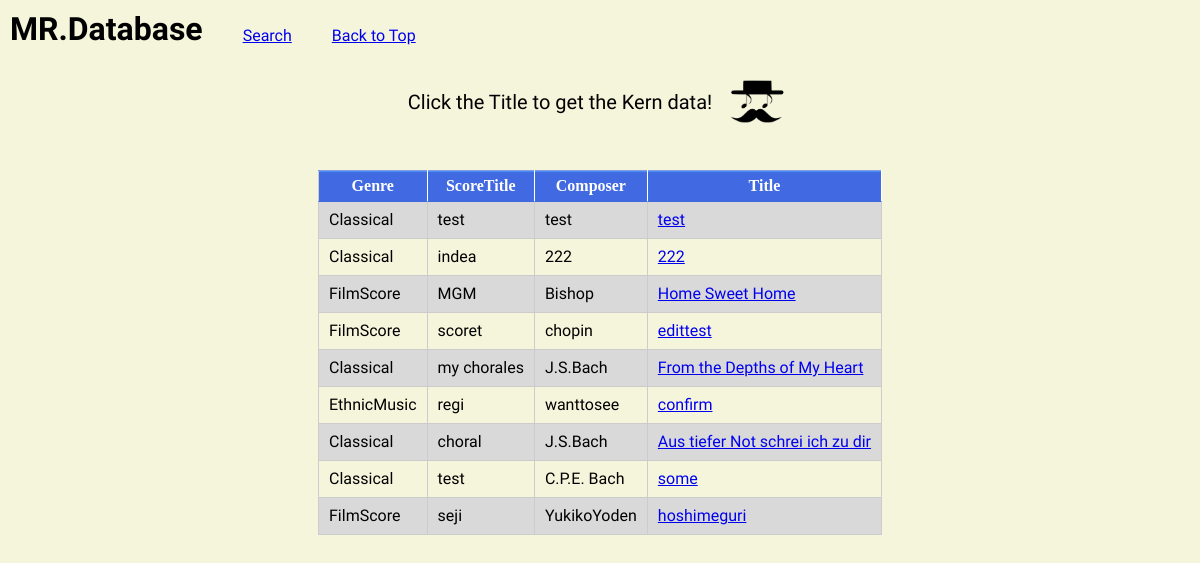
The page /select.php on the database as committed earlier.
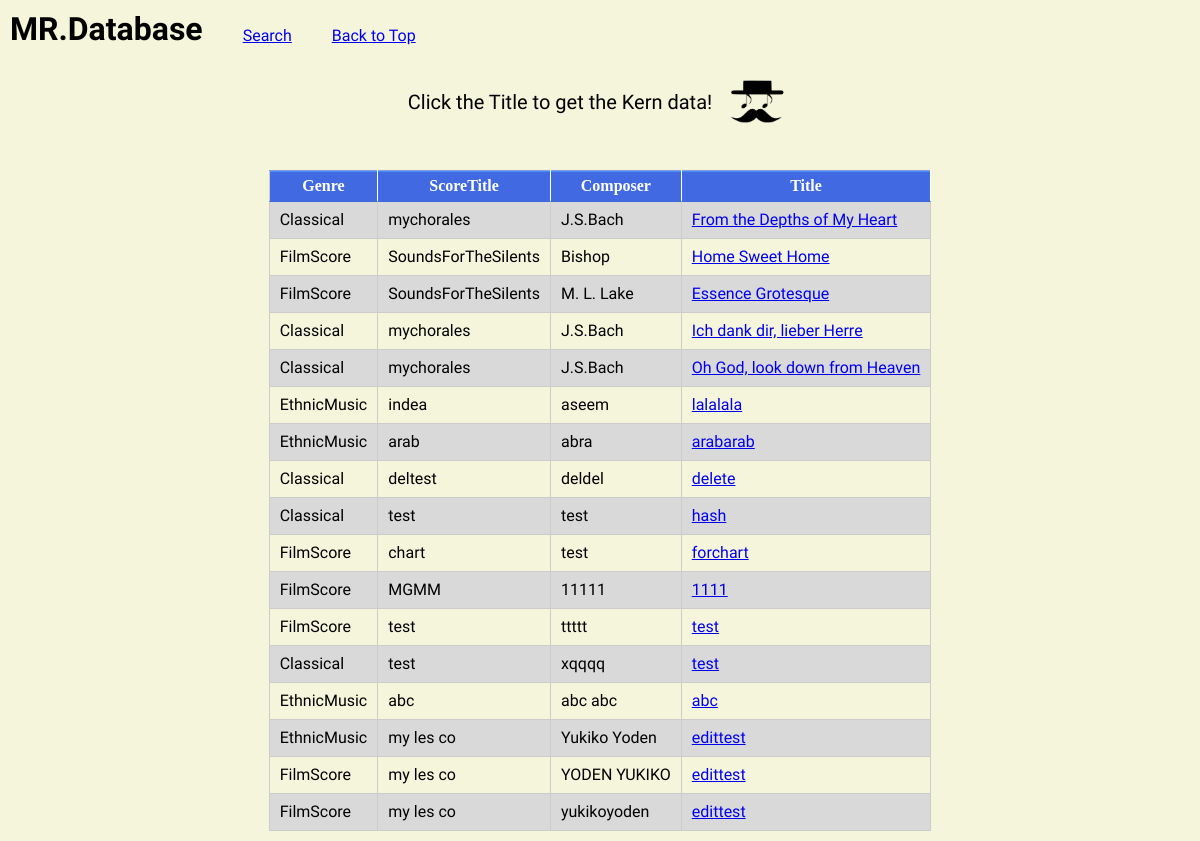
The same page on the database as committed later.
### tables this page shows
CREATE TABLE `mrdb_kern_table` (
  `id` int(11) NOT NULL,
  `genre` varchar(128) NOT NULL,
  `s_title` varchar(128) NOT NULL,
  `o_title` varchar(128) NOT NULL,
  `composer` varchar(128) NOT NULL,
  `kern` varchar(20000) NOT NULL,
  `contributor` varchar(128) DEFAULT NULL,
  `u_id` int(11) NOT NULL,
  `indate` datetime NOT NULL
);

### select.php (the view, shortened to what this page needs)
<?php
try {
  $pdo = new PDO('mysql:dbname=MR_database;charset=utf8;host=localhost', 'root', 'root');
} catch (PDOException $e) {
  exit('DBConnectError:' . $e->getMessage());
}
$stmt = $pdo->prepare("SELECT * FROM mrdb_kern_table");
$status = $stmt->execute();
$view = "";
if ($status == false) {
  $error = $stmt->errorInfo();
  exit("ErrorQuery:" . $error[2]);
} else {
  while ($result = $stmt->fetch(PDO::FETCH_ASSOC)) {
    $view .= "<tr>";
    $view .= "<td>" . $result["genre"] . "</td>";
    $view .= "<td>" . $result["s_title"] . "</td>" . "<td>" . $result["composer"] . "</td>";
    $view .= "<td>";
    $view .= '<a href = "get_kern.php?id=' . $result["id"] . '">';
    $view .= $result["o_title"] . "</td>";
    $view .= '</a>';
    $view .= "</tr>";
  }
}
?>
<!DOCTYPE html>
<html lang="ja">
<head>
  <link rel="stylesheet" href="CSS/style.css" />
</head>
<body id="main">
  <header class="h_kern">
    <h1 class="logo_title">MR.Database</h1>
    <nav class="kern_nav">
      <ul class="kern_nav_list">
        <li><a href="search.php">Search</a></li>
        <li><a href="login.php">Back to Top</a></li>
      </ul>
    </nav>
  </header>
  <div class="select_ex">
    <p class="getkern_ex">Click the Title to get the Kern data!</p>
    <div class="logo2">
    </div>
  </div>
  <div>
    <table>
      <tr>
        <th>Genre</th>
        <th>ScoreTitle</th>
        <th>Composer</th>
        <th>Title</th>
      </tr>
      <div class="select_list"><?= $view ?></div>
  </div>
</body>
</html>

### CSS/style.css (style rules this page uses)
header { height: 20px; }
body { background: beige; margin: 0; padding: 0; }
nav { font-family: "Signika", sans-serif; }
.getkern_ex { font-size: 20px; }
.select_ex { display: flex; justify-content: center; }
.logo2 { width: 50px; height: 50px; background: url("../img/mr_db.png"); background-size: contain; background-repeat: no-repeat; margin-left: 10px; margin-top: 50px; animation: r1 1s linear; }
table { margin: 0 20px; }
.h_kern { display: flex; }
.logo_title { font-family: "Signika", sans-serif; margin-top: 10px; margin-left: 10px; }
.kern_nav_list { padding-top: 10px; list-style: none; display: flex; width: 100%; height: 20px; justify-content: space-between; }
.getkern_ex { margin-top: 60px; margin-bottom: 30px; text-align: center; font-family: "Signika", sans-serif; }
table, th, td { border-collapse: collapse; border: 1px solid #ccc; line-height: 1; margin: 0 auto; }
table th { text-align: center; color: white; background: royalblue; border-right: 1px solid white; border-top: 1px solid rgba(65, 105, 225, 0.626); border-bottom: 1px solid rgba(65, 105, 225, 0.626); box-shadow: 0px 1px 1px rgba(75, 156, 255, 0.818) inset; padding: 7px 5px; }
table td { width: auto; padding: 10px; font-family: "Signika", sans-serif; vertical-align: top; }
tr:nth-child(even) { background: #d9d9d9; }
.select_list { padding: 0; }

### select.php (style rules this page uses)
div { padding: 10px; font-size: 16px; }

Rows that differ between the two databases and show on the page:
removed mrdb_kern_table: genre "Classical", s_title "test", composer "test", o_title "test"
removed mrdb_kern_table: genre "Classical", s_title "indea", composer "222", o_title "222"
removed mrdb_kern_table: genre "FilmScore", s_title "MGM", composer "Bishop", o_title "Home Sweet Home"
removed mrdb_kern_table: genre "FilmScore", s_title "scoret", composer "chopin", o_title "edittest"
removed mrdb_kern_table: genre "Classical", s_title "my chorales", composer "J.S.Bach", o_title "From the Depths of My Heart"
removed mrdb_kern_table: genre "EthnicMusic", s_title "regi", composer "wanttosee", o_title "confirm"
removed mrdb_kern_table: genre "Classical", s_title "choral", composer "J.S.Bach", o_title "Aus tiefer Not schrei ich zu dir"
removed mrdb_kern_table: genre "Classical", s_title "test", composer "C.P.E. Bach", o_title "some"
removed mrdb_kern_table: genre "FilmScore", s_title "seji", composer "YukikoYoden", o_title "hoshimeguri"
added mrdb_kern_table: genre "Classical", s_title "mychorales", composer "J.S.Bach", o_title "From the Depths of My Heart"
added mrdb_kern_table: genre "FilmScore", s_title "SoundsForTheSilents", composer "Bishop", o_title "Home Sweet Home"
added mrdb_kern_table: genre "FilmScore", s_title "SoundsForTheSilents", composer "M. L. Lake", o_title "Essence Grotesque"
added mrdb_kern_table: genre "Classical", s_title "mychorales", composer "J.S.Bach", o_title "Ich dank dir, lieber Herre"
added mrdb_kern_table: genre "Classical", s_title "mychorales", composer "J.S.Bach", o_title "Oh God, look down from Heaven"
added mrdb_kern_table: genre "EthnicMusic", s_title "indea", composer "aseem", o_title "lalalala"
added mrdb_kern_table: genre "EthnicMusic", s_title "arab", composer "abra", o_title "arabarab"
added mrdb_kern_table: genre "Classical", s_title "deltest", composer "deldel", o_title "delete"
added mrdb_kern_table: genre "Classical", s_title "test", composer "test", o_title "hash"
added mrdb_kern_table: genre "FilmScore", s_title "chart", composer "test", o_title "forchart"
added mrdb_kern_table: genre "FilmScore", s_title "MGMM", composer "11111", o_title "1111"
added mrdb_kern_table: genre "FilmScore", s_title "test", composer "ttttt", o_title "test"
added mrdb_kern_table: genre "Classical", s_title "test", composer "xqqqq", o_title "test"
added mrdb_kern_table: genre "EthnicMusic", s_title "abc", composer "abc abc", o_title "abc"
added mrdb_kern_table: genre "EthnicMusic", s_title "my les co", composer "Yukiko Yoden", o_title "edittest"
added mrdb_kern_table: genre "FilmScore", s_title "my les co", composer "YODEN YUKIKO", o_title "edittest"
added mrdb_kern_table: genre "FilmScore", s_title "my les co", composer "yukikoyoden", o_title "edittest"
